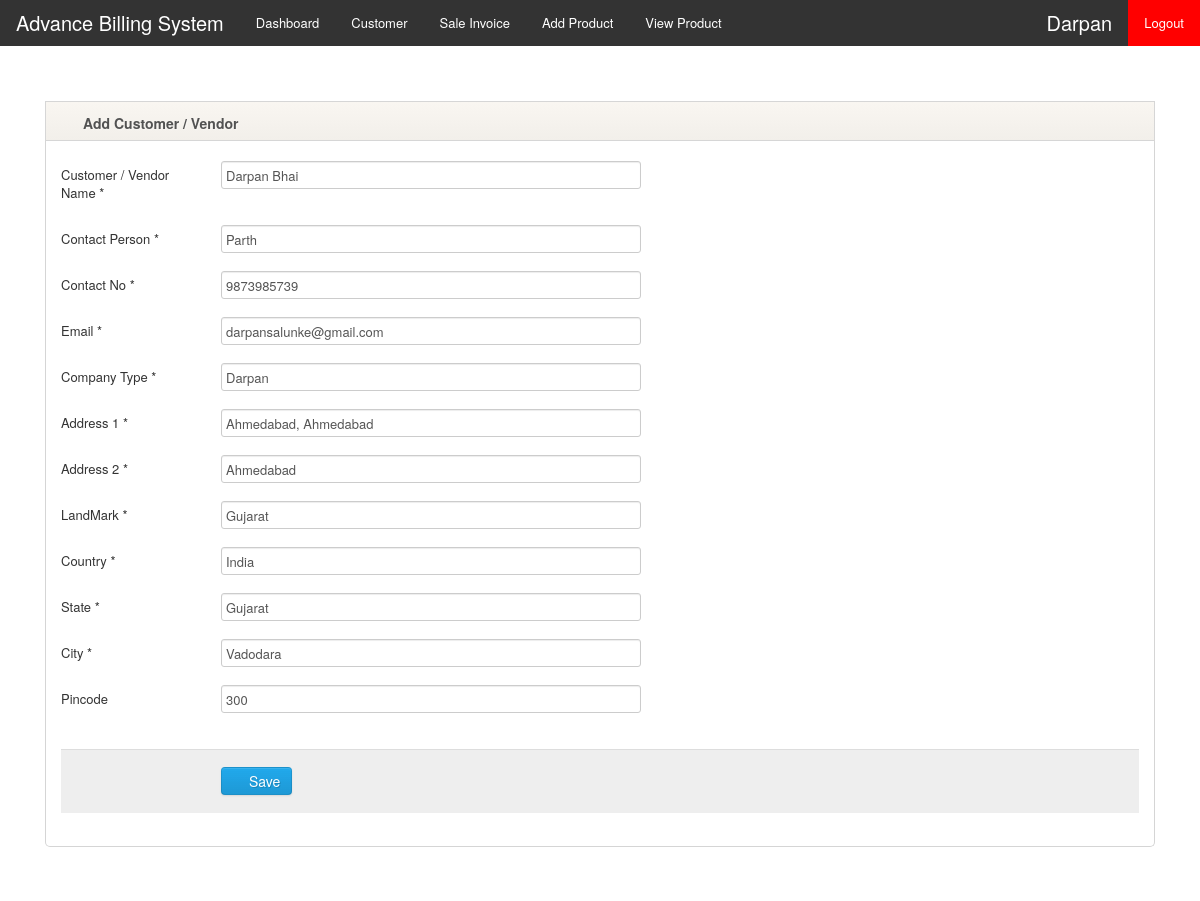
Page /customerUpdate/1/ (signed in) on the committed database.
### organisation/models.py (models this page shows, shortened)
class OrganisationDetails(models.Model):
    company_name = models.CharField(max_length=50)
    company_type = models.CharField(max_length=50)
    pan_number = models.CharField(max_length=10)
    gstin_number = models.CharField(max_length=15)
    address_1 = models.CharField(max_length=90)
    address_2 = models.CharField(max_length=90)
    state = models.CharField(max_length=60)
    city = models.CharField(max_length=60)
    pincode = models.CharField(max_length=6)
    full_name = models.CharField(max_length=50)
    phone = models.CharField(max_length=10)
    email  = models.EmailField()
    user_id = models.CharField(max_length=40)
    password_1 = models.CharField(max_length=40)
    password_2 = models.CharField(max_length=40)

class CustomerDetails(models.Model):
    companyName = models.ForeignKey(OrganisationDetails, on_delete=models.CASCADE,default="")
    cust_name = models.CharField(max_length=50,verbose_name='Customer Name')
    cont_person = models.CharField(max_length=50,verbose_name='Contact Person')
    contact_num = models.IntegerField(verbose_name='Contact Number')
    email = models.CharField(max_length=50,default="")
    company_type = models.CharField(verbose_name='Company Type',max_length = 50)
    address = models.CharField(max_length=90,verbose_name='Address Line 1')
    address_2 = models.CharField(max_length=90,verbose_name='Address Line 2')
    landmark = models.CharField(max_length=50,verbose_name='Landmark')
    country = models.CharField(max_length=50,verbose_name='Country')
    state = models.CharField(max_length=50,verbose_name='State')
    city = models.CharField(max_length=50,verbose_name='City')
    pincode = models.IntegerField(verbose_name='Pincode')

### organisation/views.py (the view, shortened to what this page needs)
# urls.py: path('customerUpdate/<int:cust_up>/',CustomerUpdate,name='CustUp'),
def CustomerUpdate(request,cust_up):
    if 'org' in request.session:
        org = OrganisationDetails.objects.get(user_id = request.session['org'])
        cust = CustomerDetails.objects.get(id=cust_up)
        return render(request,'customerform.html',{'org':org.company_name,'data':cust})
    else:
        return redirect('login')

### organisation/templates/customerform.html (shortened to what this page needs)
{% extends 'base.html' %}
{% block content %}
<div class="main">
    <div class="main-inner">
        <div class="container">
        <div class="row">
            <div class="span12">
            </div>
        </div>
    </div>
        <div class="container">
                    <div class="row">
                <div class="span12">
                                    <div class="widget">
                        <div class="widget-header"> <i class="fa fa-pencil"></i>
                            <h3>Add Customer / Vendor</h3>
                        </div>
                        <div class="widget-content">
                            <form class="form-horizontal" method="POST">
                                <fieldset>
                                <div class="main-row"><div class="left-col">
                                    <div class="control-group">
                                        <label for="Customer / Vendor Name" class="control-label">Customer / Vendor Name *</label>
                                        <div class="controls">
                                            <input type="text" name="cust_name" id="id_cust_name" value="{{data.cust_name}}">
                                        </div>
                                    </div>
                                    <div class="control-group">
                                        <label for="Contact Person" class="control-label">Contact Person *</label>
                                        <div class="controls">
                                            <input type="text" name="cont_person" id="id_cont_person" value="{{ data.cont_person }}">
                                        </div>
                                    </div>
                                    <div class="control-group">
                                        <label for="Contact No" class="control-label">Contact No *</label>
                                        <div class="controls">
                                            <input type="number" name="contact_num" id="id_contact_num" value="{{ data.contact_num }}">
                                        </div>
                                    </div>
                                    <div class="control-group">
                                        <label for="Contact No" class="control-label">Email *</label>
                                        <div class="controls">
                                            <input type="text" name="email" id="id_email" value="{{ data.email }}">
                                        </div>
                                    </div>
                                    <div class="control-group">
                                        <label for="Contact No" class="control-label">Company Type *</label>
                                        <div class="controls">
                                            <input type="text" name="company_type" id="id_company_type" value="{{ data.company_type }}">
                                        </div>
                                    </div>
                                    <div class="control-group">
                                        <label for="Address" class="control-label">Address 1 *</label>
                                        <div class="controls">
                                       <input type="text" name="address" id="id_address" value="{{data.address}}">
                                        </div>
                                    </div>
                                    <div class="control-group">
                                        <label for="Address" class="control-label">Address 2 *</label>
                                        <div class="controls">
                                       <input type="text" name="address_2" id="id_address_2" value="{{data.address_2}}">
                                        </div>
                                    </div>
                                    <div class="control-group">
                                        <label for="LandMark" class="control-label">LandMark *</label>
                                        <div class="controls">
                                            <input type="text" name="landmark" id="id_landmark" value="{{ data.landmark }}">
                                        </div>
                                    </div>
                                    <div class="control-group">
                                        <label for="Country" class="control-label">Country *</label>
                                        <div class="controls">
                                        <input type="text" name="country" id="id_country" value="{{ data.country }}">
                                        </div>
                                    </div>
                                    <div class="control-group">
                                        <label for="State" class="control-label">State *</label>
                                        <div class="controls">
                                        <input type="text" name="state" id="id_state" value="{{ data.state }}">
                                        </div>
                                    </div>
                                    <div class="control-group">
                                        <label for="City" class="control-label">City *</label>
                                        <div class="controls">
                                            <input type="text" name="city" id="id_city" value="{{ data.city }}">
                                        </div>
                                    </div>
                                    <div class="control-group">
                                        <label for="Pincode" class="control-label">Pincode</label>
                                        <div class="controls">
                                        <input type="number" name="pincode" id="id_pincode" value="{{ data.pincode }}">
                                        </div>
                                    </div>
                                    </div>
                                    </div>
                                    <div class="form-actions">
                                        <button class="btn btn-primary" type="submit"><i class="fa fa-save"></i>Save</button>
                                    </div>
                                </fieldset>
                            </form>
                        </div>
                    </div>
                </div>
            </div>
</div> </div> </div>
{% endblock %}

### organisation/templates/base.html (shortened to what this page needs)
{% load static %}
<html>
    <head>
    <link rel="stylesheet" href="https://stackpath.bootstrapcdn.com/bootstrap/4.1.3/css/bootstrap.min.css">
    <link rel="stylesheet" type="text/css" href="{% static 'OpenSans.css' %}">
    <link rel="stylesheet" type="text/css" href="{% static 'style.css' %}">
    <link rel="stylesheet" type="text/css" href="{% static 'custom.css' %}">
    <link rel="stylesheet" type="text/css" href="{% static 'dashboard.css' %}">
    <link rel="stylesheet" type="text/css" href="{% static 'fieldset.css' %}">
    <link rel="stylesheet" type="text/css" href="{% static 'font-awesome.css' %}">
    <link rel="stylesheet" type="text/css" href="{% static 'footable.bootstrap.min.css' %}">
    <link rel="stylesheet" type="text/css" href="{% static 'jquery-te-1.4.0.css' %}">
    <link rel="stylesheet" type="text/css" href="{% static 'jquery-ui.css' %}">
    <link rel="stylesheet" type="text/css" href="{% static 'multi-select.css' %}">
    <link rel="stylesheet" type="text/css" href="{% static 'plans.css' %}">
    <link rel="stylesheet" type="text/css" href="{% static 'select2.min.css' %}">
    <link rel="stylesheet" type="text/css" href="{% static 'my-bootstrap.min.css' %}">
    <link rel="stylesheet" type="text/css" href="{% static 'bootstrap-tagsinput.css' %}">
    <link rel="stylesheet" type="text/css" href="{% static 'bootstrap-responsive.min.css' %}">
    </head>
    <body>
        <ul>
            <li class = "ret">Advance Billing System</li>
            <li><a href="{% url 'index' %}" >Dashboard</a></li>
            <li><a href="{% url 'customer' %}">Customer</a></li>
            <li><a href="{% url 'invoiceview' %}">Sale Invoice</a></li>
            <li><a href="{% url 'addProductForm' %}">Add Product</a></li>
            <li><a href="{% url 'viewquentity' %}">View Product</a></li>
            <li style="float:right"><a class="active" href="{% url 'logout' %}">Logout</a></li>
            <li style="float:right" class="ret">{{org}}</li>
          </ul>
<br><br><br>
    {% block content %}
    {% endblock %}
</body>
</html>

### organisation/static/style.css (style rules this page uses)
body { background: #f9f6f1; font: 13px/1.7em 'Open Sans'; }
input, button, select, textarea { font-family: 'Open Sans'; }
.main { padding-bottom: 60px; }
.widget { position: relative; clear: both; width: auto; margin-bottom: 2em; overflow: hidden; }
.widget-header { position: relative; height: 40px; line-height: 40px; background: #f9f6f1; background:-moz-linear-gradient(top, #f9f6f1 0%, #f2efea 100%); background:-webkit-gradient(linear, left top, left bottom, color-stop(0%,#f9f6f1), color-stop(100%,#f2efea)); background:-webkit-linear-gradient(top, #f9f6f1 0%,#f2efea 100%); background:-o-linear-gradient(top, #f9f6f1 0%,#f2efea 100%); background:-ms-linear-gradient(top, #f9f6f1 0%,#f2efea 100%); background:linear-gradient(top, #f9f6f1 0%,#f2efea 100%); filter: progid:DXImageTransform.Microsoft.gradient(startColorstr='#f9f6f1', endColorstr='#f2efea'); -ms-filter: "progid:DXImageTransform.Microsoft.gradient(startColorstr='#f9f6f1', endColorstr='#f2efea')"; border: 1px solid #d6d6d6; -webkit-background-clip: padding-box; }
.widget-header h3 { position: relative; top: 2px; left: 10px; display: inline-block; margin-right: 3em; font-size: 14px; font-weight: 800; color: #525252; line-height: 18px; text-shadow: 1px 1px 2px rgba(255,255,255,.5); }
.widget-header [class^="fa"], .widget-header [class*="fa"] { display: inline-block; margin-left: 13px; margin-right: -2px; font-size: 16px; color: #555; vertical-align: middle; }
.widget-content { padding: 20px 15px 15px; background: #FFF; border: 1px solid #D5D5D5; -moz-border-radius: 5px; -webkit-border-radius: 5px; border-radius: 5px; }
.widget-header+.widget-content { border-top: none; -webkit-border-top-left-radius: 0; -webkit-border-top-right-radius: 0; -moz-border-radius-topleft: 0; -moz-border-radius-topright: 0; border-top-left-radius: 0; border-top-right-radius: 0; }
.widget-content:before, .widget-content:after { content:""; display:table; }
.widget-content:after { clear:both; }
.widget-content { zoom:1; }
.btn i { margin: 0 5px 0 0; }

### organisation/static/custom.css (style rules this page uses)
body { min-height: 100%; position: relative; min-width:auto; }
html { height: 100%; }
.main-row { width: 100%; align-items: center; display: flex; }
.main-row .left-col { float: left; width: 60%; }
.widget-content > form { margin-bottom: 0; }
.form-horizontal .controls select, .form-horizontal .controls input, .form-horizontal .controls textarea { width: 100%; max-width: 420px; }
input, button, select, textarea { padding-left: 4px; }

### organisation/templates/base.html (style rules this page uses)
ul { list-style-type: none; margin: 0; padding: 0; overflow: hidden; background-color: #333; }
li { float: left; }
li a { display: block; color: white; text-align: center; padding: 14px 16px; text-decoration: none; }
.active { background-color: red; }
.ret { display: block; color: white; text-align: center; font-size: 20px; padding: 14px 16px; text-decoration: none; }

### rows in the picture
OrganisationDetails: company_name "Darpan"
CustomerDetails: cust_name "Darpan Bhai", cont_person "Parth", contact_num "9873985739", email "darpansalunke@gmail.com", company_type "Darpan", address "Ahmedabad, Ahmedabad", address_2 "Ahmedabad", landmark "Gujarat", country "India", state "Gujarat", city "Vadodara", pincode "300"
